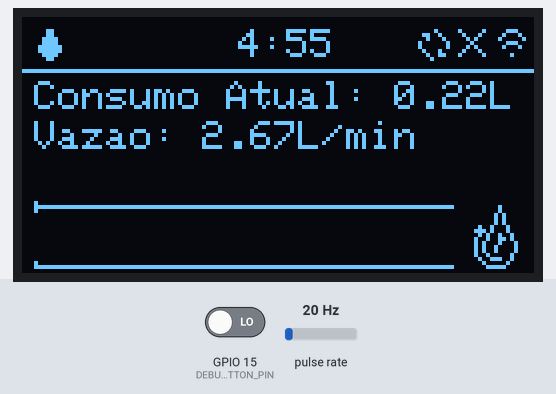
A program run on a simulated ESP8266 (NodeMCU). Parts: 128×64 one-colour display. Wiring (inferred from the names in the program): pulse sensor: data GPIO 13. The inputs (shaded band) are chosen by the test bench; at power-on: pulse rate 20 Hz, GPIO 15 (DEBUG_BUTTON_PIN) LOW. WiFi joins after 1.5 s; servers stay silent unless stated; uploads are accepted with an empty reply; what the program prints to the serial monitor is not drawn.

Above: at 7.6 s.
7.7 s: pulse rate (sensor on GPIO 13) set to 4 Hz
At 12.9 s:
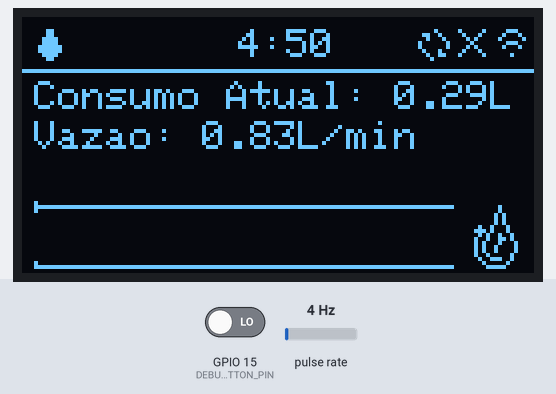
13.6 s: pulse rate (sensor on GPIO 13) set to 50 Hz
At 18.3 s:
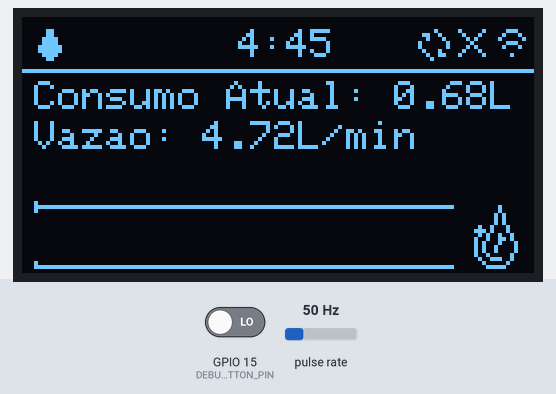
18.7 s: pulse rate (sensor on GPIO 13) set to 100 Hz
At 22.6 s:
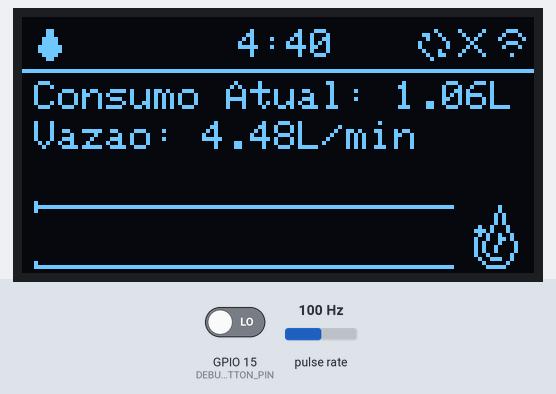
23.7 s: GPIO 15 (DEBUG_BUTTON_PIN) driven HIGH
28.8 s: GPIO 15 (DEBUG_BUTTON_PIN) driven LOW
At 33.3 s:
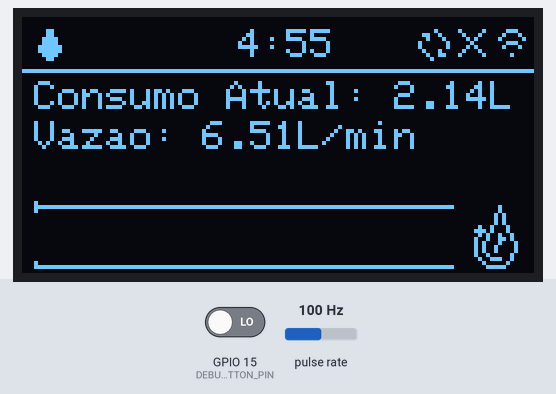
33.9 s: GPIO 15 (DEBUG_BUTTON_PIN) driven HIGH
At 38.4 s:
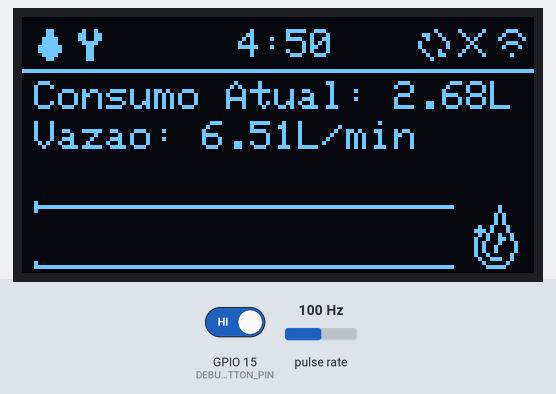
Timing chart, 0 to 39.9 s (numbered marks = the images above; inputs shaded):
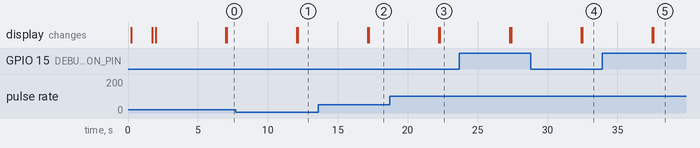

The program:

main.cpp
```cpp
// ############# LIBRARIES ############### //
// Wifi Librarie
#include <ESP8266WiFi.h>

// HTTP Request Libraries
#include <ESP8266HTTPClient.h>
#include <WiFiClient.h>
#include <WiFiClientSecureBearSSL.h>
#include <Wire.h>
#include <stdio.h>

// Layout Libraries
#include <Icons.h>
#include <Layout.h>

// Json Librarie
#include <ArduinoJson.h>

// ############# CONSTANTS ############### //

#define PIN_SENSOR 13       // Connect This Pin to The Sensor. GPIO 13 (D7 on NodeMCU v3)
#define DEBUG_BUTTON_PIN 15 // Define debug button pin (D8 on NodeMCU v3)

// ############# VARIABLES ############### //

// WiFi Network
const char *SSID = "IFSLIVRE";      // WiFi SSID
const char *PASSWORD = ""; // WiFi Password


// URL Data
String url = "https://api.morea-ifs.org/";                                                                                                                     // WebSite URL
const uint8_t fingerprint[20] = {0x6F, 0x53, 0x23, 0x2D, 0x04, 0x09, 0x2F, 0xF1, 0x9D, 0xBD, 0x43, 0xA4, 0xA3, 0xF6, 0xF3, 0x2F, 0x39, 0xAC,0xAF,0xCB}; // Server fingerprint

String serializedData;
String apiToken;
String path;

// Others
const byte interval = 5; // Sample Collection Interval (In Seconds)

// Measure Variables
volatile byte countPulse; // Variable for the Quantity of Pulses
float freq;               // Variable to the Frequency in Hz (Pulses per Second)
float flowRate = 0;       // Variable to Store The Value in L/min
float liters = 0;         // Variable for the Water Volume in Each Measurement
float volume = 0;         // Variable for the Accumulated Water Volume
int cycles = 60;
bool DEBUG = true; // DEBUG = true (Enables the Debug Mode)
byte i;            // Act as a Counter Variable

// ############# PROTOTYPES ############### //

void initWiFi();                 // Connect to the WiFi
void httpRequest(String path);   // Call the Request Function and Store the Payload
String makeRequest(String path); // Make the Request Itself

void ICACHE_RAM_ATTR incpulso();

// ############### OBJECTS ################# //

WiFiClient client;
HTTPClient http;
JsonDocument doc;
Layout layout(128, 64, -1);
Icons icons;

// ############### SETUP ################# //

void setup() {
  Serial.begin(115200);

  std::unique_ptr<BearSSL::WiFiClientSecure> client(new BearSSL::WiFiClientSecure);
  client->setFingerprint(fingerprint);

  pinMode(PIN_SENSOR, INPUT);                    // Configure pin Sensor as Input
  pinMode(DEBUG_BUTTON_PIN, INPUT);              // Configure button sensor as input
  attachInterrupt(PIN_SENSOR, incpulso, RISING); // Associate Sensor pin for Interrupt

  // Drawing Basic Layout on Display
  layout.beginLayout();
  layout.beginTimer();
  layout.drawLogo(icons.sparcLogo());
  layout.drawIcon(0, icons.waterIcon());
  layout.drawIcon(5, icons.loadingIcon());
  layout.drawIcon(6, icons.loadingIcon());
  layout.drawIcon(7, icons.loadingIcon());

  // Get Mac Address
  String macAddress = WiFi.macAddress();
  Serial.println("Endereço Mac: " + macAddress);

  // Init Wifi And Connect
  initWiFi();

  path = url + "/authenticate";

  //  Sending Mac Address to the Server
  if (http.begin(*client, path)) {
    // Data serializing
    doc["macAddress"] = macAddress;
    doc["deviceIp"] = WiFi.localIP().toString();
    serializeJson(doc, serializedData);

    http.addHeader("Content-Type", "application/json");
    int httpResponseCode = http.POST(serializedData);
    String payload = http.getString();

    if (httpResponseCode < 0) {
      Serial.println("request error - " + httpResponseCode);
    }

    if (httpResponseCode != HTTP_CODE_OK && httpResponseCode != HTTP_CODE_CREATED) {
      Serial.println("Falha no Envio");
      Serial.println(httpResponseCode);
    }

    DeserializationError error = deserializeJson(doc, payload);

    if (error) {
      Serial.println("Deserialization error");
      layout.drawIcon(6, icons.failedIcon());

      return;
    }

    String deviceName = doc["deviceName"].as<String>();
    apiToken = doc["api_token"].as<String>();

    Serial.println("Device Name: " + deviceName);
    Serial.println("API Token: " + apiToken);

    if (deviceName == "null") {
      layout.writeLine(3, "Device: Unnamed");
    } else {
      layout.writeLine(3, "Device: " + deviceName);
    }
    layout.drawIcon(6, icons.keyIcon());

    doc.clear();
    http.end();
  }
}

// ############### LOOP ################# //

void loop() {
  if (WiFi.status() != WL_CONNECTED) // Verify if WiFi is Connected
  {
    layout.drawIcon(7, icons.loadingIcon());

    initWiFi(); // Try to Reconnect if Not
  }

  if (digitalRead(DEBUG_BUTTON_PIN) == HIGH && DEBUG == false) {
    DEBUG = true;
    cycles = 3;
    i = 0;

    layout.drawIcon(1, icons.wrenchIcon());

    Serial.println("Debug mode ativado.");
  } else if (digitalRead(DEBUG_BUTTON_PIN) == HIGH && DEBUG == true) {
    DEBUG = false;
    cycles = 60;
    i = 0;

    layout.eraseIcon(1);

    Serial.println("Debug mode desativado.");
  }

  // ############### CODE FOR THE SENSOR ################# //
  countPulse = 0; // Zero the Variable

  sei();                  // Enable Interruption
  delay(interval * 1000); // Await the Interval X (in Millisecond)
  // cli();               // Disable Interruption

  freq = (float)countPulse / (float)interval; // Calculate the Frequency in Pulses per Second

  flowRate = freq / 7.5;                        // Convet to L/min, Knowing That 8 Hz (8 Pulses per Second) = 1 L/min
  liters = flowRate / (60.0 / (float)interval); // Liters Consumed in the Current Interval   --Recebe o volume em liters consumido no interval atual.
  volume += liters;                             // Variable for the Accumulated Water Volume

  i++;

  layout.writeLine(0, "Consumo Atual: " + String(volume) + "L");
  layout.writeLine(1, "Vazao: " + String(flowRate) + "L/min");

  if (DEBUG) // Show the Data in the Monitor Serial
  {
    Serial.println("Flow Rate: " + String(flowRate));
    Serial.println("Current Volume: " + String(volume));
    Serial.println("Numbers of Current Collections: " + String(i));
  }

  String macAddress = WiFi.macAddress();
  path = url + "/store-data";

  std::unique_ptr<BearSSL::WiFiClientSecure>
      client(new BearSSL::WiFiClientSecure);
  client->setFingerprint(fingerprint);

  //  Sending Ip Address to the Server
  if (http.begin(*client, path) && i == cycles) {
    // Data serializing
    doc["apiToken"] = apiToken;
    doc["macAddress"] = macAddress;
    doc["measure"][0]["type"] = 1;
    doc["measure"][0]["value"] = volume;

    serializeJson(doc, serializedData);

    http.addHeader("Content-Type", "application/json");
    int httpResponseCode = http.POST(serializedData);
    String payload = http.getString();

    if (httpResponseCode < 0) {
      Serial.println("request error - " + httpResponseCode);

      layout.drawIcon(5, icons.failedIcon());

      i = 0;
      volume = 0;

      layout.updateTimer(i, interval, cycles);
    }

    if (httpResponseCode != HTTP_CODE_OK) {
      Serial.println("Falha no Envio");
      Serial.println(httpResponseCode);

      layout.drawIcon(5, icons.failedIcon());

      i = 0;
      volume = 0;

      layout.updateTimer(i, interval, cycles);
    }

    DeserializationError error = deserializeJson(doc, payload);

    if (error) {
      Serial.println("Deserialization error");

      layout.drawIcon(5, icons.failedIcon());

      i = 0;
      volume = 0;

      layout.updateTimer(i, interval, cycles);

      doc.clear();
      http.end();

      return;
    }

    String responseMessage = doc["message"].as<String>();
    Serial.println("Response Message: " + responseMessage);

    i = 0;
    volume = 0;

    layout.updateTimer(i, interval, cycles);
    layout.drawIcon(5, icons.successIcon());

    doc.clear();
    http.end();
  }
  layout.updateTimer(i, interval, cycles);
}

void ICACHE_RAM_ATTR incpulso() {
  countPulse++; // Increments Pulse Variable
}

void initWiFi() {
  delay(10);
  Serial.println("Connecting to: " + String(SSID));

  WiFi.begin(SSID, PASSWORD);
  while (WiFi.status() != WL_CONNECTED) {
    delay(100);
    Serial.print(".");
  }
  Serial.println();
  Serial.print("Connected to Netowk: " + String(SSID) + " | IP => ");
  Serial.println(WiFi.localIP());

  layout.drawIcon(7, icons.wifiIcon());
}
```
